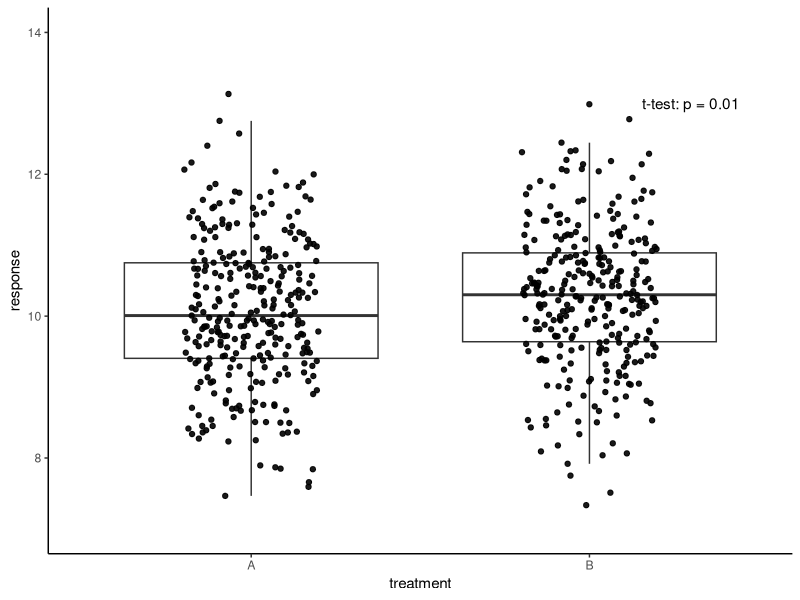

R code for this plot:
## ---- chunk 1
library(tidyverse)
## ---- chunk 2
#library(ggpubr)
set.seed(44)
treatment1 <- rnorm(300, mean=10.1, sd=1)
treatment2 <- rnorm(300, mean=10.3,sd=1)

pval <- t.test(treatment1,treatment2)$p.value
df <- data.frame(treatment=c(rep("A",300),rep("B",300)),
                 response=c(treatment1,treatment2))
ggplot(df,
       aes(x=treatment, y=response))+
  geom_boxplot(outlier.shape = NA)+
  geom_jitter(width=0.2,alpha=0.9)+
  ylim(c(7,14))+
  annotate(geom="text", x=2.3,y=13, label=paste("t-test: p =",round(pval,digits=2)))+
 # stat_compare_means(method="t.test")+
  theme_classic()
